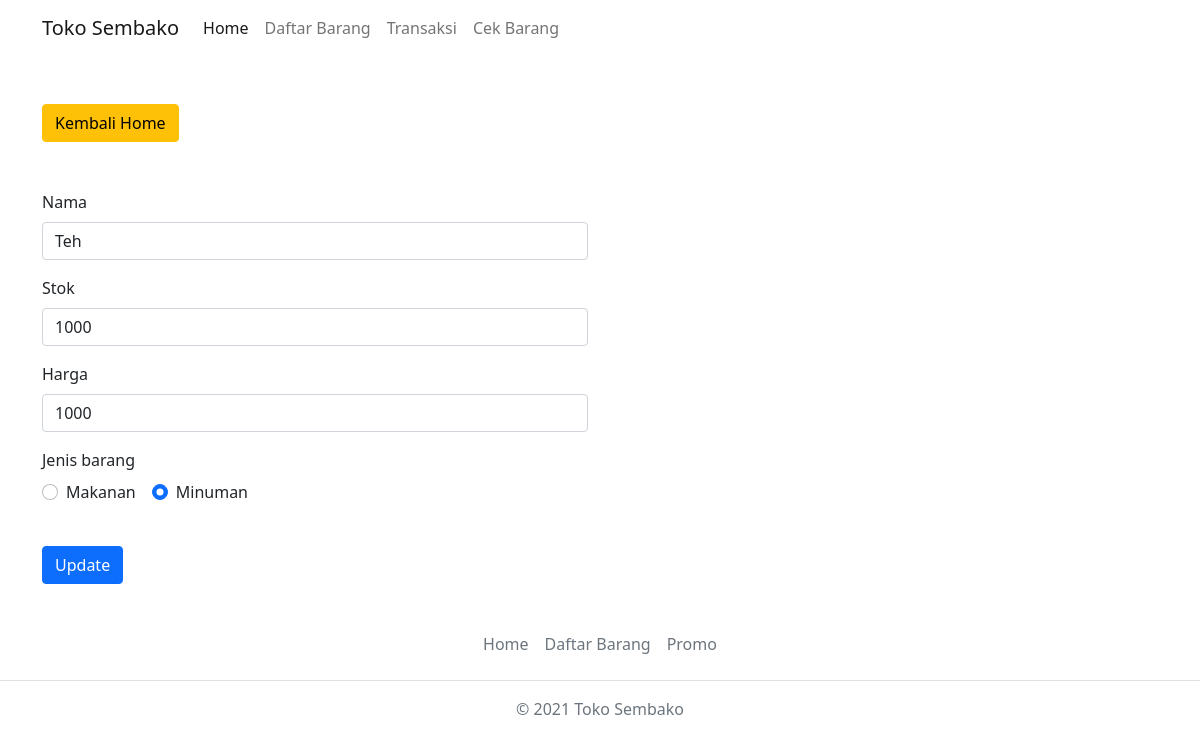
Screenshot of /form_edit.php?id_barang=20 with the database file from the repository.
### tables this page shows
CREATE TABLE `barang` (
  `id_barang` int(11) NOT NULL,
  `nama` varchar(225) NOT NULL,
  `stok` int(11) NOT NULL,
  `harga` varchar(225) NOT NULL,
  `jenis_barang` enum('makanan','minuman') NOT NULL
);

### form_edit.php (the view, shortened to what this page needs)
<!DOCTYPE html>
<html lang="en">
<head>
  <link href="https://cdn.jsdelivr.net/npm/bootstrap@5.1.3/dist/css/bootstrap.min.css" rel="stylesheet"
>
</head>
<body>
  <nav class="navbar navbar-expand-lg navbar-light">
    <div class="container">
      <a class="navbar-brand" href="#">Toko Sembako</a>
      <div class="collapse navbar-collapse" id="navbarNavAltMarkup">
        <div class="navbar-nav">
          <a class="nav-link active" aria-current="page" href="#">Home</a>
          <a class="nav-link" href="#">Daftar Barang</a>
          <a class="nav-link" href="#">Transaksi</a>
          <a class="nav-link" href="#">Cek Barang</a>
        </div>
      </div>
    </div>
  </nav>
  <div class="container">
    <div class="row mt-5">
      <div class="col-md-6">
        <a href="index.php" class="btn btn-warning mb-5">Kembali Home</a>
        <?php
    include 'koneksi.php';
    $sql = "SELECT * FROM barang WHERE id_barang = " . $_GET['id_barang'];
    $data = mysqli_query($mysqli, $sql);
    $d = mysqli_fetch_assoc($data);
 ?>
        <form action="update.php" method="POST">
          <div class="mb-3">
            <label for="nama" class="form-label">Nama</label>
            <input type="text" class="form-control" id="nama" name="nama" value="<?= $d['nama']; ?>">
          </div>
          <div class="mb-3">
            <label for="stok" class="form-label">Stok</label>
            <input type="number" class="form-control" id="stok" name="stok" value="<?= $d['stok']; ?>">
          </div>
          <div class="mb-3">
            <label for="harga" class="form-label">Harga</label>
            <input type="text" class="form-control" id="harga" name="harga" value="<?= $d['harga']; ?>">
          </div>
          <div class="mb-3">
            <label class="form-label">Jenis barang</label>
            <div class="d-flex gap-3">
              <div class="form-check">
                <input class="form-check-input" type="radio" name="jenis_barang" id="makanan" value="makanan"
                  <?php echo $d['jenis_barang'] == 'makanan' ? 'checked' : ""; ?> />
                <label class="form-check-label" for="makanan">
                  Makanan
                </label>
              </div>
              <div class="form-check">
                <input class="form-check-input" type="radio" name="jenis_barang" id="minuman" value="minuman"
                  <?php echo $d['jenis_barang'] == 'minuman' ? 'checked' : ""; ?> />
                <label class="form-check-label" for="minuman">
                  Minuman
                </label>
              </div>
            </div>
          </div>
          <button type="submit" class="btn btn-primary mt-4">Update</button>
        </form>
      </div>
    </div>
  </div>
  <footer class="py-3 my-4">
    <ul class="nav justify-content-center border-bottom pb-3 mb-3">
      <li class="nav-item"><a href="#" class="nav-link px-2 text-muted">Home</a></li>
      <li class="nav-item"><a href="#" class="nav-link px-2 text-muted">Daftar Barang</a></li>
      <li class="nav-item"><a href="#" class="nav-link px-2 text-muted">Promo</a></li>
    </ul>
    <p class="text-center text-muted">© 2021 Toko Sembako</p>
  </footer>
</body>
</html>

### rows the page displays
barang: nama "Teh", stok "1000", harga "1000", jenis_barang "☐ Makanan", jenis_barang "☑ Minuman"
